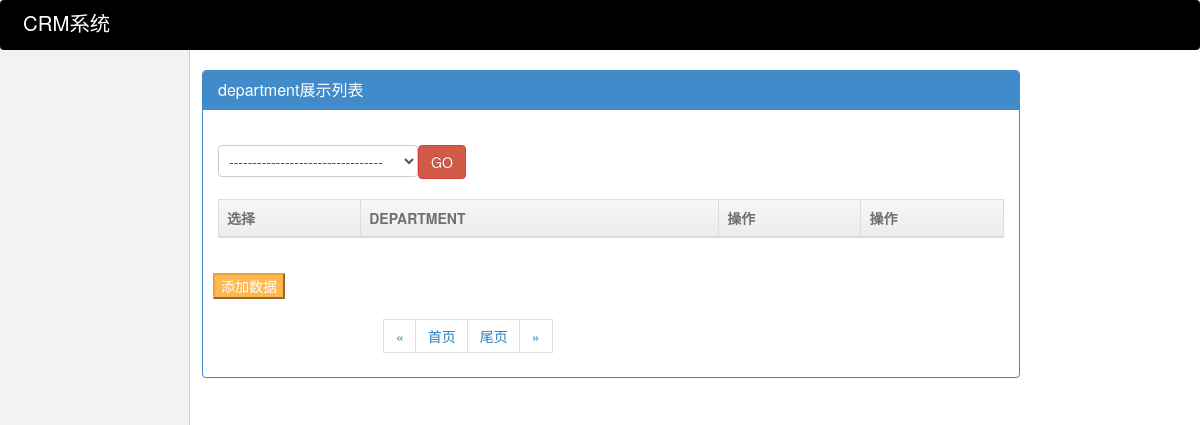
Before: /my_admin/old_boy_crm/department/ with the older database file.
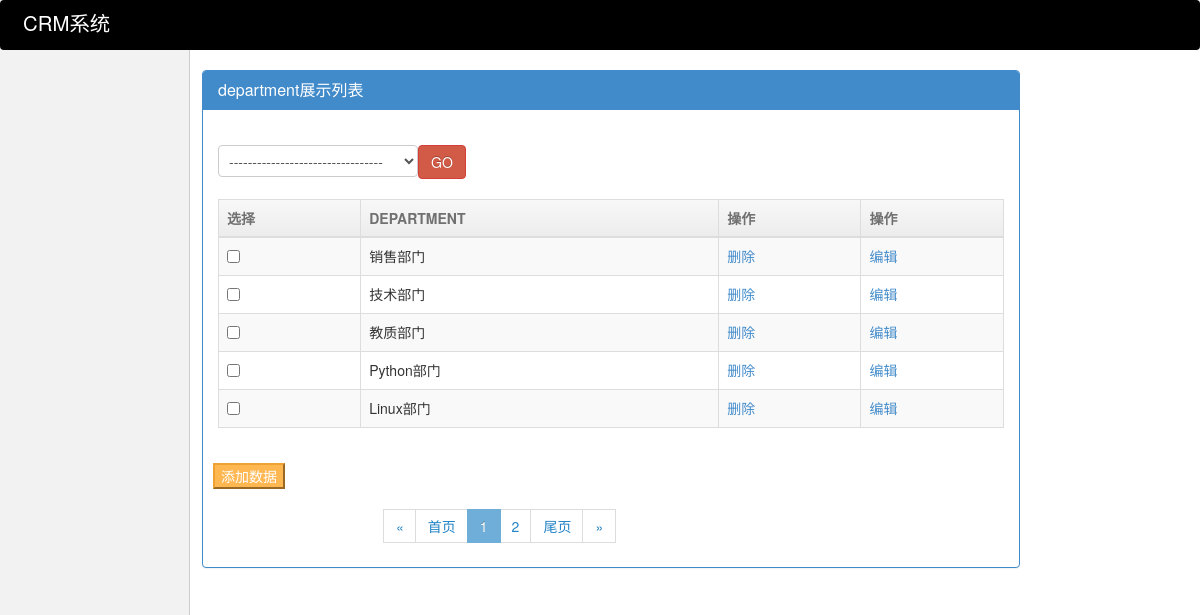
After: the same page with the newer database file.
### old_boy_crm/models.py (models this page shows)
class Department(models.Model):
    title = models.CharField(verbose_name='部门名称', max_length=16)
    code = models.IntegerField(verbose_name='部门编号', unique=True, null=False)
    def __str__(self):
        return self.title

### my_admin/service/sites.py (the view, shortened to what this page needs)
    def listview(self, request):
        add_url = self.get_add_url()
        list_url = self.get_list_url()
        data_list = self.model.objects.all()
        search_condition = self.get_search_condition(request)
        filter_condition = self.get_filter_condition(request)
        data_list = data_list.filter(search_condition).filter(filter_condition)
        show_list = Showlist(self, data_list, request)
        header_list = show_list.get_header()
        current_show_data = show_list.get_body()
        page_html = show_list.myPage_obj.ret_html()
        new_actions = show_list.get_new_actions()
        new_list_filter = show_list.get_new_list_filter()
        return render(request, "my-admin/listview.html", {
            "current_show_data": current_show_data,
            "header_list": header_list,
            "current_model": self.model_name,
            "add_url": add_url,
            "page_html": page_html,
            "search_fields": self.search_fields,
            "new_actions": new_actions,
            "list_filter":self.list_filter,
            "list_url":list_url,
            "new_list_filter":new_list_filter,
        })

### my_admin/service/sites.py (called while the page is built, shortened)
    def get_new_actions(self):
        add_actions = []
        add_actions.extend(self.config_obj.actions)
        add_actions.append(self.config_obj.patch_delete)
        new_actions = []    # 新式actions
        for func in add_actions:
            new_actions.append({
                "text":func.short_description,
                "name":func.__name__,
            })
        return new_actions

    def get_new_list_filter(self):
        new_list_filter = {}
        return new_list_filter

    def get_header(self):
        header_list = []
        for field_or_func in self.config_obj.get_new_list_display():
            if callable(field_or_func):
                add_header = field_or_func(self.config_obj, is_header=True)
            else:
                if field_or_func == "__str__":
                    add_header = self.config_obj.model._meta.model_name.upper()
                else:
                    field_obj = self.config_obj.model._meta.get_field(field_or_func)
                    add_header = field_obj.verbose_name
            header_list.append(add_header)
        return header_list

    def get_list_url(self):
        list_url = "{}_{}_list".format(self.app_label, self.model_name)
        return reverse(list_url)

    def get_add_url(self):
        list_url = "{}_{}_add".format(self.app_label, self.model_name)
        return reverse(list_url)

    def get_delete_url(self, data_obj):
        list_url = "{}_{}_delete".format(self.app_label, self.model_name)
        return reverse(list_url, args=(data_obj.pk,))

    def get_change_url(self, data_obj):
        list_url = "{}_{}_change".format(self.app_label, self.model_name)
        return reverse(list_url, args=(data_obj.pk,))

    def delete(self, data_obj=None, is_header=False):
        if is_header:
            return "操作"
        else:
            return mark_safe('<a href="{}">删除</a>'.format(self.get_delete_url(data_obj)))

    def change(self, data_obj=None, is_header=False):
        if is_header:
            return "操作"
        else:
            return mark_safe('<a href="{}">编辑</a>'.format(self.get_change_url(data_obj)))

    def checkbox(self, data_obj=None, is_header=False):
        if is_header:
            return "选择"
        else:
            return mark_safe('<input type="checkbox" name="pk_list" value={}>'.format(data_obj.pk))

### my_admin/utils/mypage.py (called while the page is built)
    @property
    def start(self):
        return self.page_start_num

    @property
    def end(self):
        return self.page_end_num

### my_admin/templates/my-admin/listview.html (shortened to what this page needs)
{% extends "my-admin/base.html" %}
{% block page_css %}
    <link rel="stylesheet" href="/static/css/list_filter.css">
{% endblock %}
{% block page_main %}
    <div class="container" style="margin-top: 10px">
        <div class="row">
            <div class="col-md-10">
                <div class="panel panel-primary">
                    <div class="panel-heading">
                        <h3 class="panel-title">{{ current_model }}展示列表</h3>
                    </div>
                    <div class="panel-body">
                        <form action="" method="post">
                            <select name="actions" class="form-control form-inline pull-left"
                                    style="width: 200px;display: inline-block;margin:20px 0 ">
                                <option value="">---------------------------------</option>
                            </select>
                            <button class="btn btn-danger" style="margin: 20px 0">GO</button>
                            <table class="table table-striped table-hover table-bordered">
                                <thead>
                                <tr>
                                    {% for header in header_list %}
                                        <th>
                                            {{ header }}
                                        </th>
                                    {% endfor %}
                                </tr>
                                </thead>
                                <tbody>
                                {% for data_list in current_show_data %}
                                    <tr>
                                        {% for data in data_list %}
                                            <td>
                                                {{ data }}
                                            </td>
                                        {% endfor %}
                                    </tr>
                                {% endfor %}
                                </tbody>
                            </table>
                        </form>
                    </div>
                    <div>
                        <button type="button" class="btn-warning" style="margin:0 10px">
                            <a style="color: white" href="{{ add_url }}">添加数据</a>
                        </button>
                    </div>
                    <div style="margin-left: 180px">
                        {{ page_html|safe }}
                    </div>
                </div>
            </div>
        </div>
    </div>
{% endblock page_main %}

### my_admin/templates/my-admin/base.html (shortened to what this page needs)
<!DOCTYPE html>
<html lang="en">
<head>
    <link rel="stylesheet" href="/static/css/ace.min.css">
    <link rel="stylesheet" href="/static/css/bootstrap.min.css">
    {% block page_css %}
    {% endblock %}
</head>
<body rlt="1" style="">
<div class="navbar" id="navbar" style="background-color: black">
    <div class="navbar-container" id="navbar-container">
        <div class="navbar-header pull-left">
            <a href="#" class="navbar-brand">
                <small>CRM系统</small>
            </a>
        </div>
    </div>
</div>
<div class="main-container" id="main-container">
    <div class="main-container-inner">
        <div class="main-content">
            {% block page_main %}
            {% endblock %}
        </div>
    </div>
</div>
</body>
</html>

### my_admin/static/css/list_filter.css (style rules this page uses)
.active { color: red; }

Changed rows visible on the page:
added Department: data_list "销售部门"
added Department: data_list "技术部门"
added Department: data_list "教质部门"
added Department: data_list "Python部门"
added Department: data_list "Linux部门"
Other visible differences:
{{ page_html|safe }}: "« 首页 尾页 »" → "« 首页 1 2 尾页 »"
new list line: "☐ 删除 编辑"
